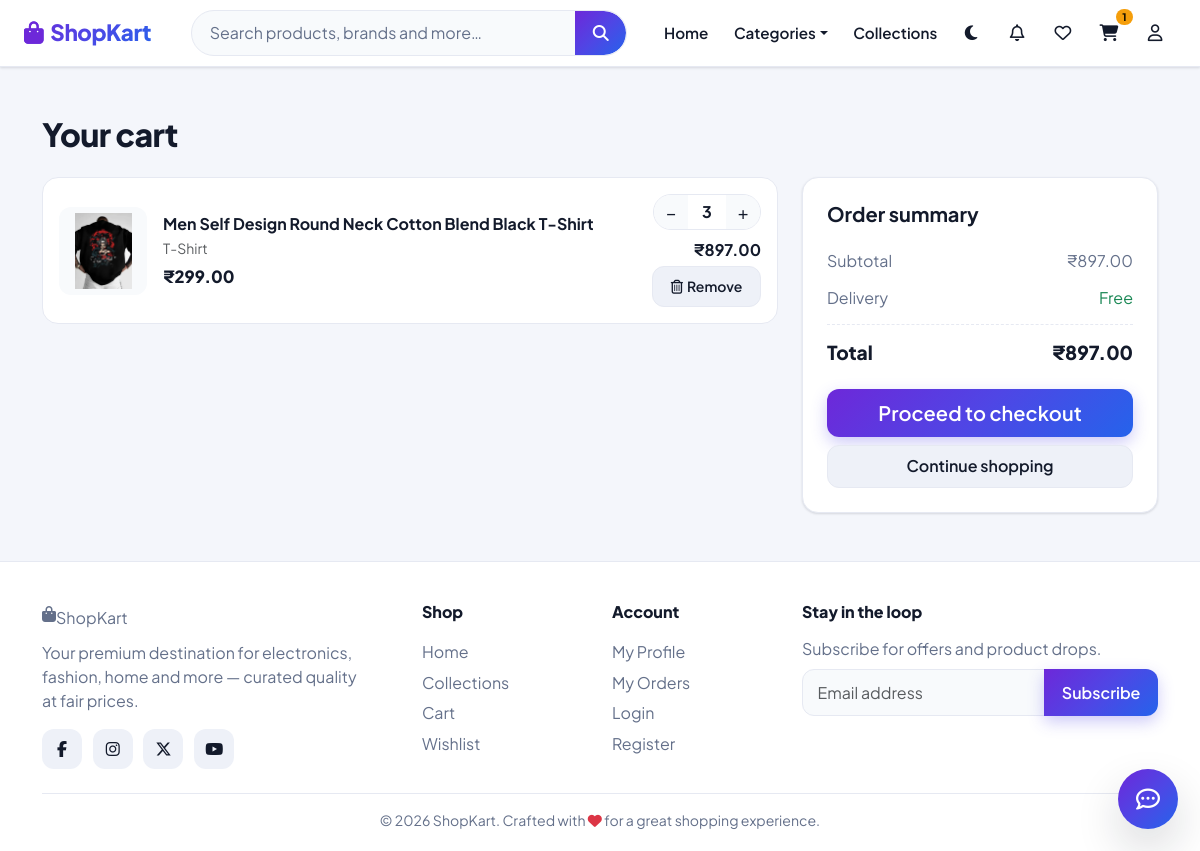
/cart/ (signed in), run on an earlier commit of the app's database.
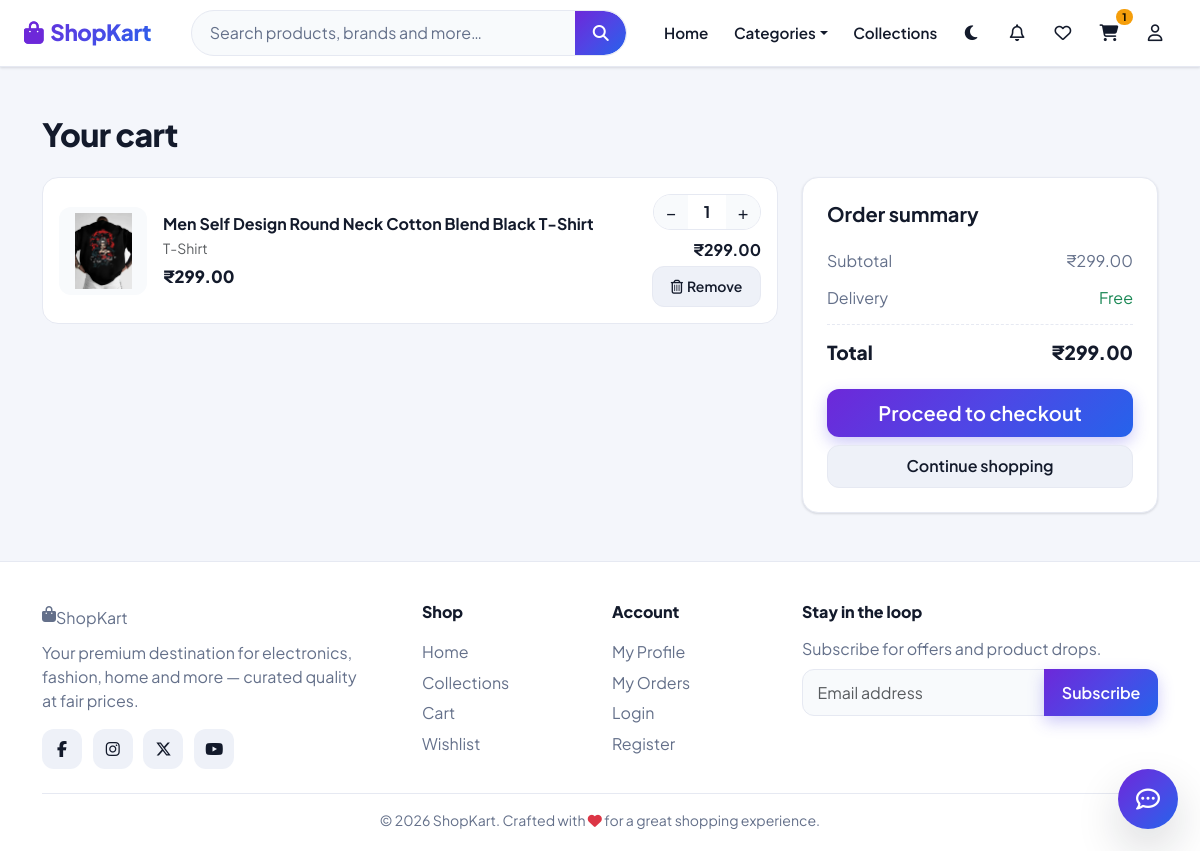
And on a later commit of the database.
### shop/models.py (models this page shows, shortened)
class CartItem(models.Model):
    user = models.ForeignKey(User, on_delete=models.CASCADE)
    product = models.ForeignKey(Product, on_delete=models.CASCADE)
    qty = models.PositiveIntegerField(default=1)
    created_at = models.DateTimeField(auto_now_add=True)
    def sub_total(self):
        return self.product.selling_price * self.qty

class Product(models.Model):
    name = models.CharField(max_length=200)
    slug = models.SlugField(unique=True, blank=True)
    description = models.TextField(blank=True)
    image = models.ImageField(upload_to='product_images/', null=True, blank=True)
    original_price = models.DecimalField(max_digits=10, decimal_places=2)
    selling_price = models.DecimalField(max_digits=10, decimal_places=2)
    qty = models.PositiveIntegerField(default=0)
    is_active = models.BooleanField(default=True)
    category = models.ForeignKey(Category, related_name='products', on_delete=models.CASCADE)
    created_at = models.DateTimeField(auto_now_add=True)

class Category(models.Model):
    name = models.CharField(max_length=150, unique=True)
    slug = models.SlugField(unique=True, blank=True)
    description = models.TextField(blank=True)
    image = models.ImageField(upload_to='category_images/', null=True, blank=True)
    is_active = models.BooleanField(default=True)
    created_at = models.DateTimeField(auto_now_add=True)
    class Meta:
        verbose_name_plural = "Categories"

### shop/views.py (the view)
# urls.py: path("cart/", views.cart_view, name="cart"),
@login_required
def cart_view(request):
    items = CartItem.objects.filter(user=request.user).select_related("product")
    sub_total = sum(i.sub_total() for i in items)
    return render(request, "shop/cart.html", {"items": items, "sub_total": sub_total})

### shop/context_processors.py (called while the page is built)
def shop_context(request):
    cart_count = 0
    wishlist_count = 0
    wishlist_ids = []
    if request.user.is_authenticated:
        cart_count = CartItem.objects.filter(user=request.user).count()
        wishlist_ids = list(
            WishlistItem.objects.filter(user=request.user).values_list("product_id", flat=True)
        )
        wishlist_count = len(wishlist_ids)
    firebase_config = getattr(settings, "FIREBASE_CONFIG", {}) or {}
    firebase_enabled = bool(firebase_config.get("apiKey") and firebase_config.get("projectId"))
    return {
        "nav_categories": Category.objects.filter(is_active=True).order_by("name"),
        "cart_count": cart_count,
        "wishlist_count": wishlist_count,
        "wishlist_ids": wishlist_ids,
        "firebase_config_json": json.dumps(firebase_config),
        "firebase_enabled": firebase_enabled,
    }

### shop/templates/shop/cart.html (shortened to what this page needs)
{% extends 'shop/layouts/main.html' %}
{% load static %}
{% block content %}
<div class="container">
  <div class="section-head"><h2 class="section-title">Your cart</h2></div>
  {% if items %}
  <div class="row g-4">
    <div class="col-lg-8">
      {% for item in items %}
      <div class="cart-item">
        {% if item.product.image %}
        <img class="cart-thumb" src="{{ item.product.image.url }}" alt="{{ item.product.name }}" data-fallback="{% static 'images/placeholder.svg' %}">
        {% else %}
        <img class="cart-thumb" src="{% static 'images/placeholder.svg' %}" alt="{{ item.product.name }}">
        {% endif %}
        <div>
          <a href="{% url 'shop:product_detail' item.product.slug %}" class="fw-bold d-block" style="color:var(--text);">{{ item.product.name }}</a>
          <small class="text-muted">{{ item.product.category.name|title }}</small>
          <div class="price-now mt-1" style="font-size:1.05rem;">₹{{ item.product.selling_price }}</div>
        </div>
        <div class="cart-actions text-end">
          <form method="post" action="{% url 'shop:cart_update' item.product.id %}" class="d-inline-block">
            <div class="qty-control">
              <button name="action" value="decrease" type="submit" aria-label="Decrease">&minus;</button>
              <span class="qty-val">{{ item.qty }}</span>
              <button name="action" value="increase" type="submit" aria-label="Increase">+</button>
            </div>
          </form>
          <div class="fw-bold mt-2">₹{{ item.sub_total }}</div>
          <a href="{% url 'shop:cart_remove' item.product.id %}" class="btn btn-sm btn-light-soft mt-1"><i class="fa-regular fa-trash-can me-1"></i>Remove</a>
        </div>
      </div>
      {% endfor %}
    </div>
    <div class="col-lg-4">
      <div class="surface p-4 summary-card">
        <h5 class="fw-bold mb-3">Order summary</h5>
        <div class="summary-row"><span>Subtotal</span><span>₹{{ sub_total }}</span></div>
        <div class="summary-row"><span>Delivery</span><span class="text-success">Free</span></div>
        <div class="summary-row total"><span>Total</span><span>₹{{ sub_total }}</span></div>
        <a href="{% url 'shop:checkout' %}" class="btn btn-primary w-100 mt-3 btn-lg">Proceed to checkout</a>
        <a href="{% url 'shop:home' %}" class="btn btn-light-soft w-100 mt-2">Continue shopping</a>
      </div>
    </div>
  </div>
  {% endif %}
</div>
{% endblock content %}

What changed in the data, as far as the page shows it:
changed CartItem "Men Self Design Round Neck Cotton Blend Black T-Shirt": qty "3" → "1"; sub_total "897.00" → "299.00"
Also different on the page:
{{ sub_total }}: "897.00" → "299.00"
